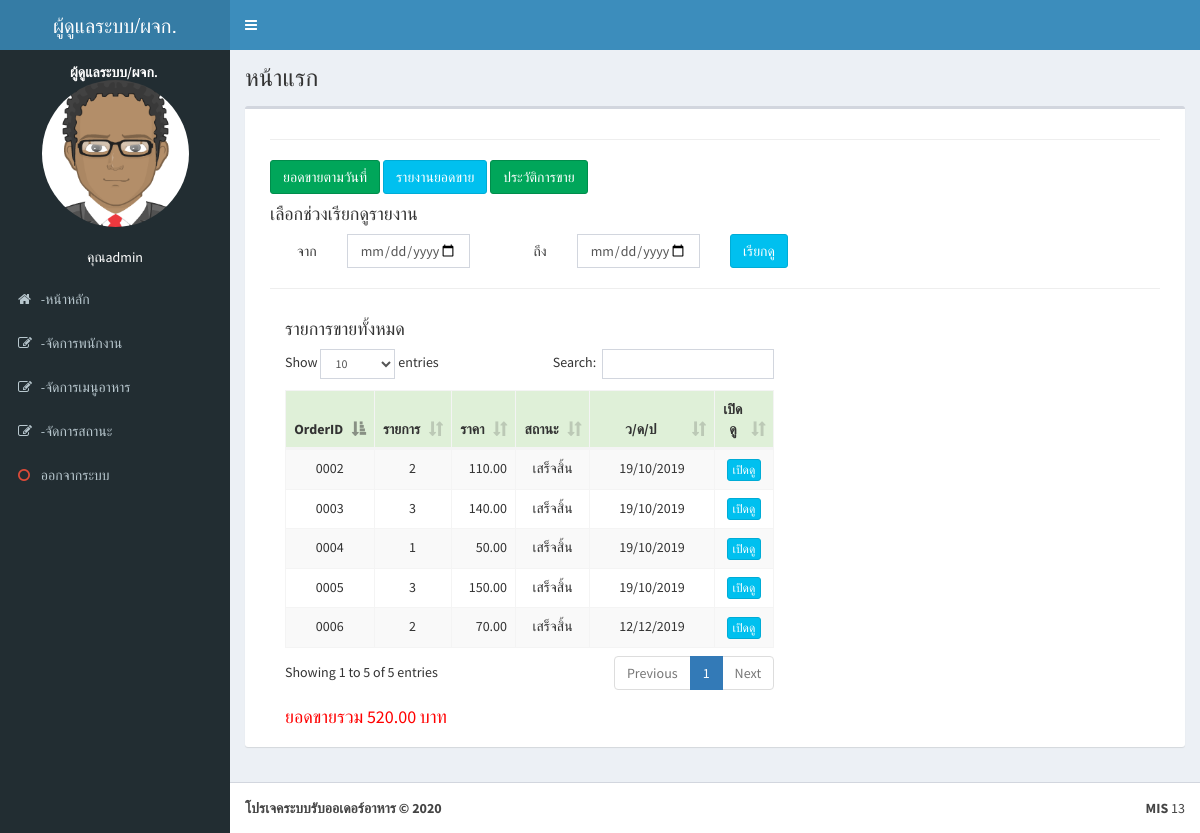
The page /admin/index.php?act=all (signed in) on the database its author committed.
### tables this page shows
CREATE TABLE `tbl_member` (
  `m_id` int(11) NOT NULL,
  `m_username` varchar(50) NOT NULL,
  `m_password` varchar(50) NOT NULL,
  `m_firstname` varchar(50) NOT NULL,
  `m_name` varchar(100) NOT NULL,
  `m_lastname` varchar(100) NOT NULL,
  `m_img` varchar(100) DEFAULT NULL,
  `m_address` varchar(255) NOT NULL,
  `m_phone` varchar(20) NOT NULL,
  `m_email` varchar(50) NOT NULL,
  `m_level` varchar(10) NOT NULL,
  `m_datesave` timestamp NOT NULL DEFAULT current_timestamp()
);

CREATE TABLE `tbl_orders` (
  `order_id` int(4) UNSIGNED ZEROFILL NOT NULL,
  `ref_m_id` int(11) NOT NULL COMMENT 'staffid',
  `ref_s_id` int(11) NOT NULL,
  `order_total` float(10,2) NOT NULL,
  `order_date` datetime NOT NULL
);

CREATE TABLE `tbl_status` (
  `s_id` int(11) NOT NULL,
  `s_name` varchar(100) NOT NULL
);

### admin/order_close.php (the view, shortened to what this page needs)
<h4>เลือกช่วงเรียกดูรายงาน</h4>
<form action="" method="get" class="form-horizontal">
  <div class="form-group">
    <div class="col-sm-1 control-label">
      จาก
    </div>
    <div class="col-sm-2">
      <input type="date" name="ds" class="form-control" required>
    </div>
    <div class="col-sm-1 control-label">
      ถึง
    </div>
    <div class="col-sm-2">
      <input type="date" name="de" class="form-control" required>
    </div>
    <div class="col-sm-1">
      <button type="submit" name="act" value="alld" class="btn btn-info">เรียกดู</button>
    </div>
  </div>
</form>
<hr>
<?php
$query = "
SELECT
o.order_id as oid, o.ref_m_id, o.ref_s_id,o.order_date,
d.ref_order_id , COUNT(d.ref_order_id) as coid, SUM(d.d_price_total) as ctotal,
s.s_name,m.m_name,m.m_lastname,m.m_phone
FROM tbl_orders  as o
INNER JOIN  tbl_order_detail as d ON o.order_id=d.ref_order_id
INNER JOIN  tbl_status as s ON o.ref_s_id=s.s_id
LEFT JOIN  tbl_member as m ON o.ref_m_id=m.m_id
WHERE o.ref_s_id>=1
GROUP BY o.order_id
ORDER BY o.order_id DESC
" or die("Error:" . mysqli_error());
$result = mysqli_query($con, $query);
echo '<div class="col-sm-7">';
echo '<h4>รายการขายทั้งหมด</h4>';
echo ' <table id="example1" class="table table-bordered table-striped table-hover">';
  echo "<thead>";
    echo "<tr class='success'>
      <th width='5%'><center>OrderID</center></th>
      <th width='7%'><center>รายการ</center></th>
      <th width='10%'><center>ราคา</center></th>
      <th width='10%'><center>สถานะ</center></th>
      <th width='25%'><center>ว/ด/ป</center></th>
      <th width='10%'><center>เปิดดู</center></th>
    </tr>";
  echo "</thead>";
  while($row = mysqli_fetch_array($result)) {
  echo "<tr>";
    echo "<td align='center'>".$row["oid"]."</td> ";
    echo "<td align='center'>".$row["coid"]."</td> ";
    echo "<td align='right'>" .$row["ctotal"]."</td> ";
    echo "<td align='center'>" .$row["s_name"]. "</td> ";
    echo "<td align='center'>"
    .date('d/m/Y',strtotime($row["order_date"]))
    . "</td> ";
    echo "<td align='center'><a href='print.php?act=print&order_id=$row[0]&bill=detail' class='btn btn-info btn-xs' target='_blank'>เปิดดู</a></td> ";
echo "</tr>";
$stotal += $row["ctotal"];
}
echo "</table>";
echo '<h4 style="color:red">';
echo 'ยอดขายรวม '.number_format($stotal,2). ' บาท ';
echo '</h4>';
echo '</div>';
?>

### admin/h.php (shortened to what this page needs)
<?php
include('../condb.php');
$m_id = $_SESSION['m_id'];
$sqlm = "SELECT m_name, m_id, m_img FROM tbl_member WHERE m_id=$m_id";
$resultm = mysqli_query($con, $sqlm) or die ("Error in query: $sqlm " . mysqli_error());
$rowm = mysqli_fetch_array($resultm);
extract($rowm);
$m_name = $rowm['m_name'];
$m_img = $rowm['m_img'];
 ?>
<!DOCTYPE html>
<html>
<head>
  <link rel="stylesheet" href="../bower_components/bootstrap/dist/css/bootstrap.min.css">
  <link rel="stylesheet" href="../bower_components/font-awesome/css/font-awesome.min.css">
  <link rel="stylesheet" href="../bower_components/datatables.net-bs/css/dataTables.bootstrap.min.css">
  <link rel="stylesheet" href="../dist/css/AdminLTE.min.css">
  <link rel="stylesheet" href="../dist/css/skins/_all-skins.min.css">
</head>

### admin/index.php (shortened to what this page needs)
<?php include('h.php');?>
<body class="hold-transition skin-blue sidebar-mini">
	<div class="wrapper">
		<header class="main-header">
			<?php include('navbar.php');?>
		</header>
		<?php include('menu_left.php');?>
		<div class="content-wrapper">
			<section class="content-header">
				<h1>
				หน้าแรก
				</h1>
			</section>
			<section class="content">
				<div class="row">
					<div class="col-xs-12">
						<div class="box">
							<div class="box-body">
								<div class="col-sm-12">
									<hr>
									<p id="hdd">
										<a href="index.php?act=sum" class="btn btn-success"> ยอดขายตามวันที่ </a>
										<a href="index.php" class="btn btn-info"> รายงานยอดขาย </a>
										<a href="index.php?act=all" class="btn btn-success">
											ประวัติการขาย
										</a>
									</p>
									<?php
									$act = $_GET['act'];
									if ($act=='stock1') {
										include('r_stock.php');
									}elseif ($act=='stock1d') {
										include('r_stock_d.php');
									}elseif ($act=='stock2') {
										include('r_stock2.php');
									}elseif ($act=='stock2d') {
										include('r_stock2_d.php');
									 }elseif ($act=='all') {
											 include('order_close.php');
									  }elseif ($act=='alld') {
											 include('order_close_d.php');
									}elseif ($act=='sum') {
											 include('r_stock_sum.php');
									}elseif ($act=='sum2') {
											 include('r_stock_sum_d.php');
									}else{
										include('r_d.php');
									}
									?>
								</div>
							</div>
						</div>
					</div>
				</div>
			</section>
		</div>
		<?php include('footer.php');?>

### admin/navbar.php (shortened to what this page needs)
<a href="index.php" class="logo">
  <span class="logo-lg">ผู้ดูแลระบบ/ผจก.</span>
</a>
<nav class="navbar navbar-static-top">
  <a href="#" class="sidebar-toggle" data-toggle="push-menu" role="button">
  </a>
</nav>

### admin/menu_left.php
<aside class="main-sidebar">
  <section class="sidebar">
    <div class="user-panel">
      <div class="pull-left image">
        <br/>
        <center>
        <img src="../people_img/<?php echo $m_img;?>" class="img-circle" width="70%">
        <br><br>
        <font color="#fff">
        คุณ<?php echo $m_name;?>
        </font>
        <br>
      </center>
      </div>
      <div class="pull-left info">
        <p>ผู้ดูแลระบบ/ผจก.</p>
      </div>
    </div>
    <ul class="sidebar-menu" data-widget="tree">
      <li>
        <a href="index.php">
          <i class="fa fa-home"></i>
          <span> -หน้าหลัก</span>
        </a>
      </li>
      <li>
        <a href="emp.php">
          <i class="fa fa-edit"></i>
          <span> -จัดการพนักงาน</span>
        </a>
      </li>
       <li>
        <a href="food.php">
          <i class="fa fa-edit"></i>
          <span> -จัดการเมนูอาหาร</span>
        </a>
      </li>
      <li>
        <a href="status.php">
          <i class="fa fa-edit"></i>
          <span> -จัดการสถานะ</span>
        </a>
      </li>
      <li><a href="../logout.php" onclick="return confirm('ย้นยันการออกจากระบบ');"><i class="fa fa-circle-o text-red"></i> <span>ออกจากระบบ</span></a></li>
    </section>
  </aside>

### admin/footer.php (shortened to what this page needs)
<footer class="main-footer">
  <div class="pull-right hidden-xs">
    <b>MIS</b> 13
  </div>
  <strong> โปรเจคระบบรับออเดอร์อาหาร  &copy;  2020
  </strong>
</footer>
</body>
</html>

### rows shown on the page
tbl_member: m_img (picture), m_name "admin"
tbl_orders: order_id "0006", coid "2", ctotal "70.00", tbl_status.s_name "เสร็จสิ้น", order_date "12/12/2019"
tbl_orders: order_id "0005", coid "3", ctotal "150.00", tbl_status.s_name "เสร็จสิ้น", order_date "19/10/2019"
tbl_orders: order_id "0004", coid "1", ctotal "50.00", tbl_status.s_name "เสร็จสิ้น", order_date "19/10/2019"
tbl_orders: order_id "0003", coid "3", ctotal "140.00", tbl_status.s_name "เสร็จสิ้น", order_date "19/10/2019"
tbl_orders: order_id "0002", coid "2", ctotal "110.00", tbl_status.s_name "เสร็จสิ้น", order_date "19/10/2019"

### other values the page prints
$stotal "520.00"
